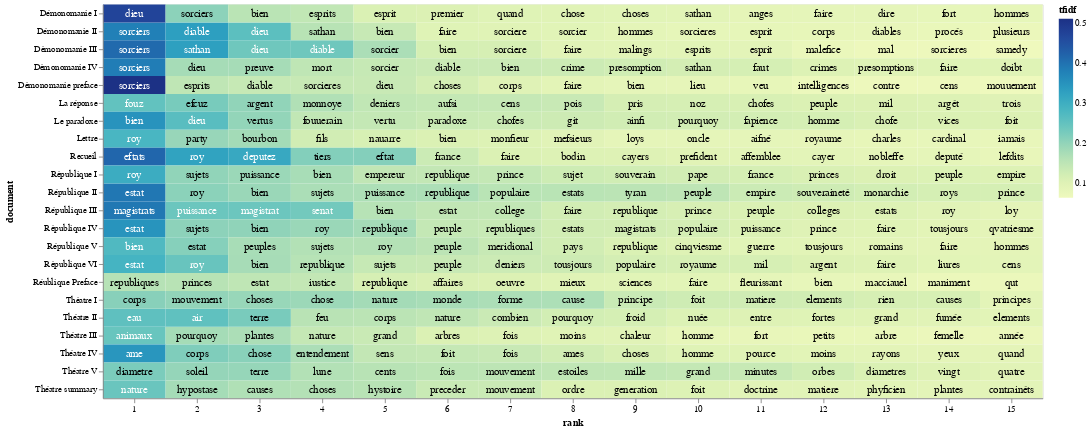

Here is the notebook cell this chart was saved with:
### Code cell
import altair as alt
import numpy as np
import pandas as pd
import os
from pathlib import Path

# Function to select a .csv file
def select_csv_file():
    cwd = os.getcwd()
    csv_files = sorted([f for f in os.listdir(cwd) if f.endswith('.csv')])
    
    if not csv_files:
        print("No CSV files found in the current working directory.")
        return None

    print("Available CSV files:")
    for i, file in enumerate(csv_files):
        print(f"{i + 1}. {file}")

    choice = int(input("Select a CSV file number to read as top_tfidf: ")) - 1
    if choice < 0 or choice >= len(csv_files):
        print("Invalid choice.")
        return None

    return csv_files[choice]

# Prompt user to select a .csv file
csv_file = select_csv_file()
if csv_file:
    top_tfidf = pd.read_csv(csv_file)
    
    # Extract the stem of the selected CSV file
    csv_stem = Path(csv_file).stem

    # Prompt user to truncate groups with default value as 'no'
    truncate_groups = input("Do you want to truncate the plot by only including certain groups? (yes/no, default is no): ").strip().lower() or 'no'
    if truncate_groups == 'yes':
        available_groups = top_tfidf['document'].unique()
        print("Available groups (documents) with index numbers:")
        for i, group in enumerate(available_groups):
            print(f"{i + 1}. {group}")
        
        selected_groups = input("Enter the index numbers of the groups to include (e.g., 1,2,3 or 1-3): ").strip()
        if '-' in selected_groups:
            start_index, end_index = map(int, selected_groups.split('-'))
            selected_groups = available_groups[start_index - 1:end_index]
        else:
            indexes = list(map(int, selected_groups.split(',')))
            selected_groups = [available_groups[i - 1] for i in indexes]
        
        top_tfidf = top_tfidf[top_tfidf['document'].isin(selected_groups)]
    
    # Remove '_corrected' from the 'document' labels
    top_tfidf['document'] = top_tfidf['document'].str.replace('_corrected', '')
    top_tfidf['document'] = top_tfidf['document'].str.replace('Repair', '')

    # Prompt user to limit the number of words displayed in each group
    limit_words = input("Do you want to limit the number of words displayed in each group? (yes/no) default is yes): ").strip().lower() or 'yes'
    if limit_words == 'yes':
        max_words = int(input("Enter the maximum number of words to display per group: ").strip())
        top_tfidf['rank'] = top_tfidf.groupby('document')['tfidf'].rank("first", ascending=False)
        top_tfidf = top_tfidf[top_tfidf['rank'] <= max_words]

    # Prompt user to enter a list of terms
    user_terms = input("Enter a list of words separated by commas for highlighting (e.g., war, peace): ")
    term_list = [term.strip() for term in user_terms.split(",")]

    # Prompt user for a filename to save the PNG file
    file_name = input("Enter a filename (without extension) to save the visualization: ")
    output_file = f"{file_name}.png"
    
    # Prompt user to specify the width of the chart
    chart_width_input = input("Enter the chart width (default is 600): ").strip()
    chart_width = int(chart_width_input) if chart_width_input.isdigit() else 600

    # Adding a little randomness to break ties in term ranking
    top_tfidf_plusRand = top_tfidf.copy()
    top_tfidf_plusRand['tfidf'] = top_tfidf_plusRand['tfidf'] + np.random.rand(top_tfidf.shape[0]) * 0.0001

    # Base chart for all visualizations, with rank calculation
    base = alt.Chart(top_tfidf_plusRand).encode(
        x=alt.X('rank:O', axis=alt.Axis(labelAngle=0)),  # Set labelAngle to horizontal (0 degrees)
        y='document:N'
    ).transform_window(
        rank="rank()",
        sort=[alt.SortField("tfidf", order="descending")],
        groupby=["document"]
    )

    # Heatmap specification
    heatmap = base.mark_rect().encode(
        color='tfidf:Q'
    )

    # Red circle over terms in the entered list
    circle = base.mark_circle(size=100).encode(
        color=alt.condition(
            alt.FieldOneOfPredicate(field='term', oneOf=term_list),
            alt.value('red'),
            alt.value('#FFFFFF00')
        )
    )

    # Text labels, white for darker heatmap colors
    text = base.mark_text(baseline='middle', fontSize=12).encode(
        text='term:N',
        color=alt.condition(alt.datum.tfidf >= 0.23, alt.value('white'), alt.value('black'))
    )

    # Combine the heatmap, circle, and text
    final_chart = alt.layer(heatmap, circle, text).properties(width=chart_width)

    # Display the chart in Jupyter Lab
    final_chart.display()

    # Save the chart as a PNG file using the base Altair package
    try:
        final_chart.save(output_file)
        print(f"Visualization saved as {output_file} in the current directory.")
    except Exception as e:
        print(f"Error saving visualization: {e}")
else:
    print("No valid CSV file selected.")

### Figure 1 — Vega-Lite specification as saved in the notebook (floating-point values rounded to 4 significant figures; data arrays with more than 128 entries replaced by an {"elided": "..."} marker saying what was removed)
{"config": {"view": {"continuousWidth": 300, "continuousHeight": 300}}, "layer": [{"mark": {"type": "rect"}, "encoding": {"color": {"field": "tfidf", "type": "quantitative"}, "x": {"axis": {"labelAngle": 0}, "field": "rank", "type": "ordinal"}, "y": {"field": "document", "type": "nominal"}}, "transform": [{"window": [{"op": "rank", "field": "", "as": "rank"}], "groupby": ["document"], "sort": [{"field": "tfidf", "order": "descending"}]}]}, {"mark": {"type": "circle", "size": 100}, "encoding": {"color": {"condition": {"test": {"field": "term", "oneOf": [""]}, "value": "red"}, "value": "#FFFFFF00"}, "x": {"axis": {"labelAngle": 0}, "field": "rank", "type": "ordinal"}, "y": {"field": "document", "type": "nominal"}}, "transform": [{"window": [{"op": "rank", "field": "", "as": "rank"}], "groupby": ["document"], "sort": [{"field": "tfidf", "order": "descending"}]}]}, {"mark": {"type": "text", "baseline": "middle", "fontSize": 12}, "encoding": {"color": {"condition": {"test": "(datum.tfidf >= 0.23)", "value": "white"}, "value": "black"}, "text": {"field": "term", "type": "nominal"}, "x": {"axis": {"labelAngle": 0}, "field": "rank", "type": "ordinal"}, "y": {"field": "document", "type": "nominal"}}, "transform": [{"window": [{"op": "rank", "field": "", "as": "rank"}], "groupby": ["document"], "sort": [{"field": "tfidf", "order": "descending"}]}]}], "data": {"name": "data-41a3f4cc1039c3ec5c4d0af5fe341c2c"}, "width": 1050, "$schema": "https://vega.github.io/schema/vega-lite/v5.20.1.json", "datasets": {"data-41a3f4cc1039c3ec5c4d0af5fe341c2c": {"elided": "330 records"}}}
